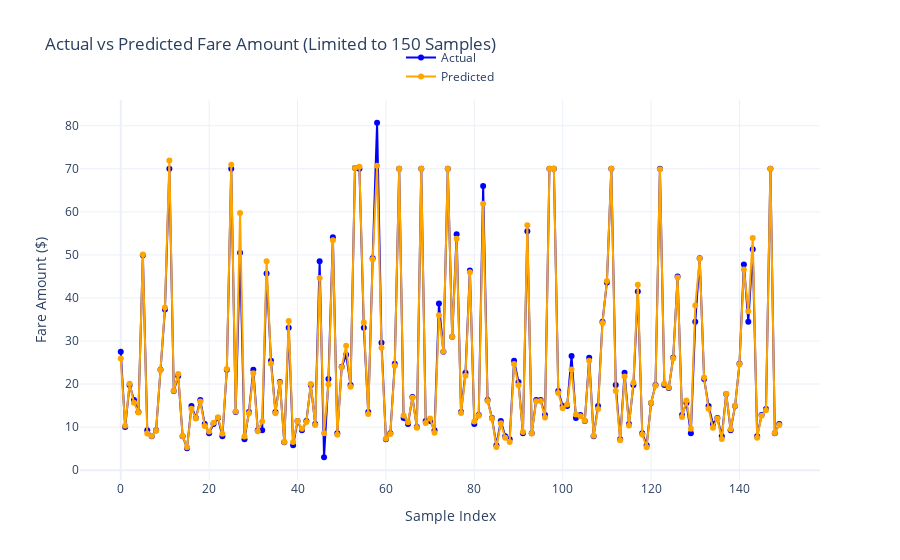

The code cell stored with this chart in its notebook:
### Code cell
from sklearn.ensemble import RandomForestRegressor
from data import *
from model import *

taxi_type = YELLOW
train_sql = getSqlForModeling(taxi_type, isTrain=True)
test_sql = getSqlForModeling(taxi_type, isTrain=False)

model = RandomForestRegressor(n_estimators=100, 
                              max_depth=10)

# Training
with DR.engn.connect() as conn:
    processed = 0
    for df in pd.read_sql(train_sql, conn, chunksize=CHUNK_SIZE):
        processed += len(df)
        X = df[FEATURES]
        y = df[VARIABLE]

        model.fit(X, y)
        O.out(f'Trained {processed} rows')

# Predictions
with DR.engn.connect() as conn:
    processed = 0
    y_test = []
    y_pred = []
    for df in pd.read_sql(test_sql, conn, chunksize=CHUNK_SIZE):
        processed += len(df)
        X = df[FEATURES]
        y_test.append(df[VARIABLE])

        y_pred.append(model.predict(X))
        O.out(f'Predicted {processed} rows')

# Performance
merged_y_test = pd.concat(y_test, ignore_index=True)
merged_y_pred = np.concatenate(y_pred)

showPerformance(merged_y_test, merged_y_pred)

### Figure 1 — Plotly figure (JSON) as saved in the notebook; plotly's stock layout.template omitted (floating-point values rounded to 4 significant figures; data arrays with more than 128 entries replaced by an {"elided": "..."} marker saying what was removed)
{"data": [{"line": {"color": "blue"}, "mode": "lines+markers", "name": "Actual", "type": "scatter", "x": {"elided": "150 int values"}, "y": {"elided": "150 float values"}}, {"line": {"color": "orange"}, "mode": "lines+markers", "name": "Predicted", "type": "scatter", "x": {"elided": "150 int values"}, "y": {"elided": "150 float values"}}], "layout": {"legend": {"x": 0.5, "xanchor": "center", "y": 1.15, "yanchor": "top"}, "title": {"text": "Actual vs Predicted Fare Amount (Limited to 150 Samples)"}, "xaxis": {"title": {"text": "Sample Index"}}, "yaxis": {"title": {"text": "Fare Amount ($)"}}}}
